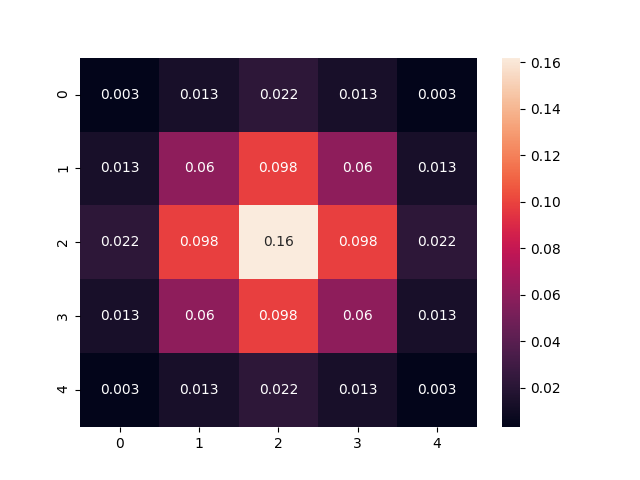

Generate this figure with Python:
import matplotlib.pyplot as plt
import seaborn as sns
from scipy.signal.windows import gaussian as gaus_win

from scludam import extend_1dmask

win = gaus_win(5, 1)
print(win)
# [0.13533528 0.60653066 1.         0.60653066 0.13533528]
mask = extend_1dmask(win, 2)
sns.heatmap(mask, annot=True)
plt.show()
